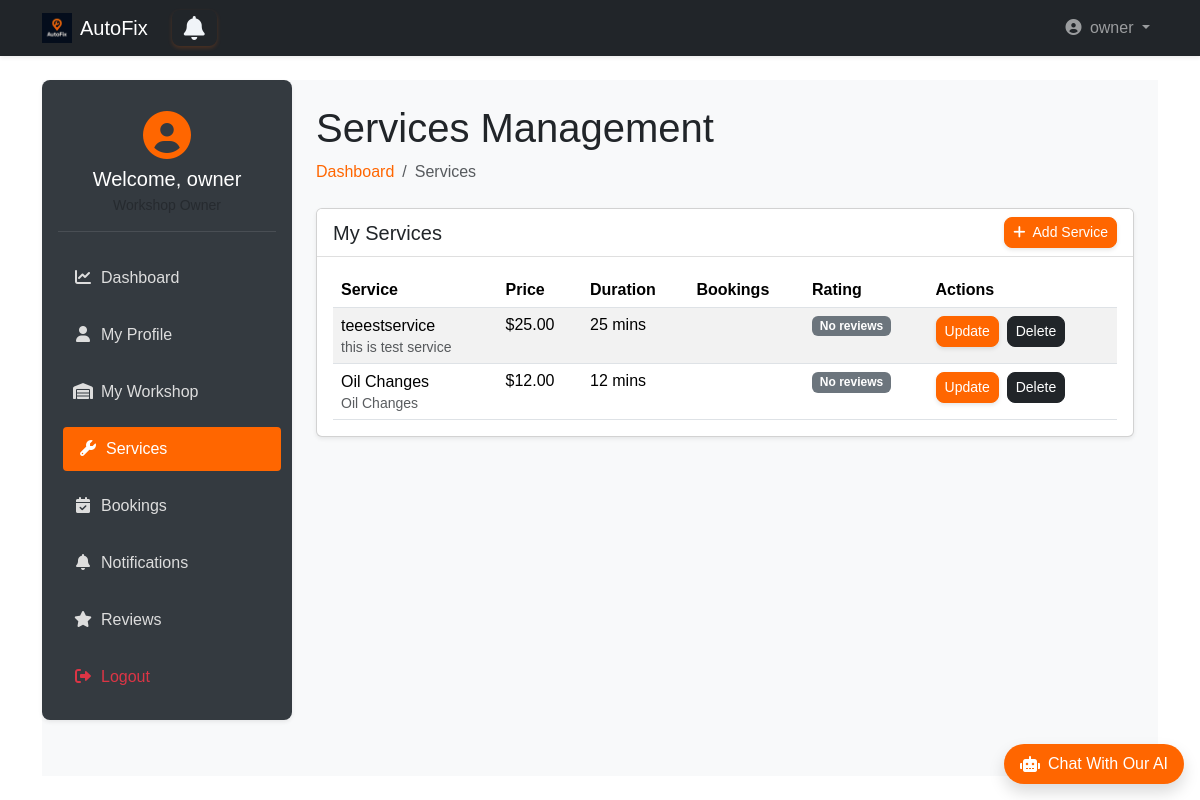
The page /owner_dashboard/owner/services/ (signed in) on the database its author committed.
### accounts/models.py (models this page shows, shortened)
class User(AbstractUser):
    username = None
    email = models.EmailField(unique=True)
    phone = models.CharField(max_length=15, unique=True, blank=True)
    is_workshop_owner = models.BooleanField(default=False)
    address = models.ForeignKey(Address, on_delete=models.SET_NULL, null=True, blank=True)
    objects = UserManager()
    USERNAME_FIELD = 'email'
    REQUIRED_FIELDS = ['first_name', 'last_name']  # names required for registration
    def get_short_name(self):
        return self.first_name

### workshops/models.py (models this page shows, shortened)
class Service(models.Model):
    workshop = models.ForeignKey(Workshop, on_delete=models.CASCADE, related_name='services')
    name = models.CharField(max_length=255)
    price = models.DecimalField(max_digits=10, decimal_places=2)
    description = models.TextField(blank=True)
    duration = models.PositiveIntegerField(help_text="Duration in minutes")

### owner_dashboard/views.py (the view)
# urls.py: path('owner/services/', views.services_management, name='services'),
def services_management(request):
    if not request.user.is_workshop_owner:
        return redirect('landing:main')
    try:
        workshop = request.user.workshop
        services = Service.objects.filter(workshop=workshop)
        context = {
            'services': services,
        }
    except Workshop.DoesNotExist:
        messages.warning(request, "You need to register a workshop first")
        return redirect('owner_dashboard:workshop')
    return render(request, 'owner_dashboard/services.html', context)

### templates/owner_dashboard/services.html (shortened to what this page needs)
{% extends 'base2.html' %}
{% load static %}
{% block extra_css %}
<link rel="stylesheet" href="{% static 'css/owner_dashboard.css' %}">
{% endblock %}
{% block content %}
<div class="wrapper d-flex">
    <aside class="sidebar p-3 shadow-sm">
        <div class="user-profile mb-4 text-center">
            <div class="avatar mb-2">
                <i class="fas fa-user-circle fa-3x"></i>
            </div>
            <h5 class="welcome mb-1">Welcome, {{ user.get_short_name }}</h5>
            <small class="text-muted">Workshop Owner</small>
        </div>
        <nav class="menu d-flex flex-column gap-2">
            <a href="{% url 'owner_dashboard:dashboard' %}">
                <i class="fas fa-chart-line me-2"></i>Dashboard
            </a>
            <a href="{% url 'owner_dashboard:profile' %}">
                <i class="fas fa-user me-2"></i>My Profile
            </a>
            <a href="{% url 'owner_dashboard:workshop' %}">
                <i class="fas fa-warehouse me-2"></i>My Workshop
            </a>
            <a href="{% url 'owner_dashboard:services' %}" class="active-link">
                <i class="fas fa-wrench me-2"></i>Services
            </a>
            <a href="{% url 'owner_dashboard:bookings' %}">
                <i class="fas fa-calendar-check me-2"></i>Bookings
            </a>
            <a href="{% url 'owner_dashboard:notifications' %}">
                <i class="fas fa-bell me-2"></i>Notifications
            </a>
            <a href="{% url 'owner_dashboard:reviews' %}">
                <i class="fas fa-star me-2"></i>Reviews
            </a>
            <a href="{% url 'accounts:logout' %}" class="text-danger">
                <i class="fas fa-sign-out-alt me-2"></i>Logout
            </a>
        </nav>
    </aside>
    <main class="main-content flex-grow-1 p-4">
        <div class="dashboard-header mb-4">
            <h1>Services Management</h1>
            <nav aria-label="breadcrumb">
                <ol class="breadcrumb">
                    <li class="breadcrumb-item"><a class="text-decoration-none" style="color: #ff6600;"
                        href="{% url 'owner_dashboard:dashboard' %}">Dashboard</a></li>
                    <li class="breadcrumb-item active" aria-current="page">Services</li>
                </ol>
            </nav>
        </div>
        <div class="card shadow-sm mb-4">
            <div class="card-header bg-white d-flex justify-content-between align-items-center">
                <h5 class="mb-0">My Services</h5>
                <button class="btn btn-sm btn-warning" data-bs-toggle="modal" data-bs-target="#addServiceModal">
                    <i class="fas fa-plus me-1"></i> Add Service
                </button>
            </div>
            <div class="card-body">
                {% if services %}
                <div class="table-responsive">
                    <table class="table table-striped">
                        <thead>
                            <tr>
                                <th>Service</th>
                                <th>Price</th>
                                <th>Duration</th>
                                <th>Bookings</th>
                                <th>Rating</th>
                                <th>Actions</th>
                            </tr>
                        </thead>
                        <tbody>
                            {% for service in services %}
                            <tr>
                                <td>
                                    <h6 class="mb-1">{{ service.name }}</h6>
                                    <small class="text-muted">{{ service.description|truncatechars:50 }}</small>
                                </td>
                                <td>${{ service.price }}</td>
                                <td>{{ service.duration }} mins</td>
                                <td>{{ service.booking_count }}</td>
                                <td>
                                    {% if service.avg_rating %}
                                    <span class="badge bg-success">
                                        {{ service.avg_rating|floatformat:1 }} <i class="fas fa-star"></i>
                                    </span>
                                    {% else %}
                                    <span class="badge bg-secondary">No reviews</span>
                                    {% endif %}
                                </td>
                                <td>
                                    <div class="d-flex gap-2">
                                        <button class="btn btn-warning btn-sm" data-bs-toggle="modal"
                                                data-bs-target="#editServiceModal{{ service.id }}">
                                            Update
                                        </button>
                                        <button class="btn btn-dark btn-sm" data-bs-toggle="modal"
                                                data-bs-target="#deleteServiceModal{{ service.id }}">
                                                Delete
                                        </button>
                                    </div>
                                </td>
                            </tr>
                            {% endfor %}
                        </tbody>
                    </table>
                </div>
                {% endif %}
            </div>
        </div>
    </main>
</div>
{% endblock %}

### templates/base2.html (shortened to what this page needs)
{% load static bootstrap5 %}
{% bootstrap_css %}
<!DOCTYPE html>
<html lang="en" dir="{% if LANGUAGE_CODE == 'ar' %}rtl{% else %}ltr{% endif %}">
<head>
    <link rel="stylesheet" href="https://cdnjs.cloudflare.com/ajax/libs/font-awesome/6.4.0/css/all.min.css">
    <link rel="stylesheet" href="{% static 'css/style.css' %}">
    <link rel="stylesheet" href="{% static 'css/ai_style.css' %}">
    {% block extra_css %}
    {% endblock %}
</head>
<body class="d-flex flex-column min-vh-100">
<nav class="navbar navbar-expand-lg navbar-dark bg-dark shadow-sm">
    <div class="container">
        <a class="navbar-brand d-flex align-items-center gap-2" href="{% if user.is_authenticated %}{% url 'landing:dashboard' %}{% else %}{% url 'landing:main' %}{% endif %}">
            <img src="{% static 'img/dark_logo.png' %}" alt="AutoFix" width="30" height="30">
            AutoFix
        </a>
        <a {% if request.user.is_workshop_owner %} href="{% url 'owner_dashboard:notifications' %}"
            {% elif request.user.is_superuser %} href="{% url 'admin_dashboard:notifications' %}"
            {% else %} href="{% url 'user_dashboard:notifications' %}" {% endif %}
            id="notifications-btn" class="btn btn-outline-primary position-relative mx-2">
             <i class="fa fa-bell"></i>
       </a>
        <div class="collapse navbar-collapse" id="navbarMain">
            <ul class="navbar-nav ms-auto">
                {% if user.is_authenticated %}
                    <li class="nav-item dropdown">
                        <a class="nav-link dropdown-toggle" href="#" role="button" data-bs-toggle="dropdown">
                            <i class="fas fa-user-circle me-1"></i> {{ user.get_short_name }}
                        </a>
                    </li>
                {% endif %}
            </ul>
        </div>
    </div>
</nav>
<main class="flex-grow-1 py-4">
    <div class="container">
        {% block content %}
        {% endblock %}
    </div>
</main>
<div id="chat-container" class="position-fixed bottom-0 end-0 mb-3 me-3" style="z-index: 1000;">
    <div id="chat-bubble" class="bg-orange text-white rounded-pill shadow cursor-pointer d-flex align-items-center">
        <div class="d-flex align-items-center px-3 py-2">
            <i class="fas fa-robot me-2"></i>
            <p class="mb-0 fw-medium">Chat With Our AI</p>
        </div>
    </div>
</div>
<link rel="stylesheet" href="https://cdnjs.cloudflare.com/ajax/libs/font-awesome/6.0.0/css/all.min.css">
</body>
</html>

### static/css/style.css (style rules this page uses)
* { margin: 0; padding: 0; box-sizing: border-box; }
body, html { width: 100%; height: 100%; font-family: sans-serif; }
.wrapper { display: flex; height: 100%; }
.sidebar { width: 250px; background: #0d1b2a; color: #e0e1dd; display: flex; flex-direction: column; transition: width 0.3s; }
.menu { list-style: none; flex-grow: 1; }
#notifications-btn { background: none; border: none; font-size: 24px; cursor: pointer; position: relative; }
#notifications-btn .fa-bell { color: #f0f4f8; transition: color 0.3s; }

### static/css/ai_style.css (style rules this page uses)
.bg-orange { background-color: #ff6600 !important; }

### static/css/owner_dashboard.css (style rules this page uses)
.wrapper { display: flex; min-height: 80vh; background-color: #f8f9fa; }
.sidebar { width: 250px; background-color: #343a40; color: #fff; border-radius: 8px; position: sticky; top: 20px; height: fit-content; }
.sidebar .menu a { color: #ddd; padding: 10px 15px; display: block; border-radius: 4px; transition: all 0.3s; text-decoration: none; margin-bottom: 5px; }
.sidebar .menu a:hover, .sidebar .menu .active-link { background-color: #ff6600; color: #fff; transform: translateX(5px); }
.sidebar .menu a i { width: 20px; text-align: center; }
.main-content { flex-grow: 1; padding-left: 20px; }
.user-profile { padding: 15px 0; border-bottom: 1px solid rgba(255,255,255,0.1); }
.user-profile .avatar { color: #ff6600; }
.btn { border-radius: 8px; font-weight: 500; }
.btn.btn-outline-primary { border: 2px solid #ff6600; color: #ff6600; background-color: transparent; transition: all 0.3s ease-in-out; font-weight: 500; box-shadow: 0 2px 4px rgba(255, 102, 0, 0.2); }
.btn.btn-warning { background-color: #ff6600 !important; color: white; border-color: #ff6600 !important; transition: all 0.3s ease-in-out; box-shadow: 0 2px 4px rgba(0, 0, 0, 0.1); }
.bg-white { background-color: white !important; }
.card-header { background-color: white; border-bottom: 1px solid rgba(0,0,0,0.125); }
.table { margin-bottom: 0; }
.table th { border-top: 0; }

### rows shown on the page
User: get_short_name "owner"
Service: name "teeestservice", description "this is test service", price "25.00", duration "25"
Service: name "Oil Changes", description "Oil Changes", price "12.00", duration "12"
